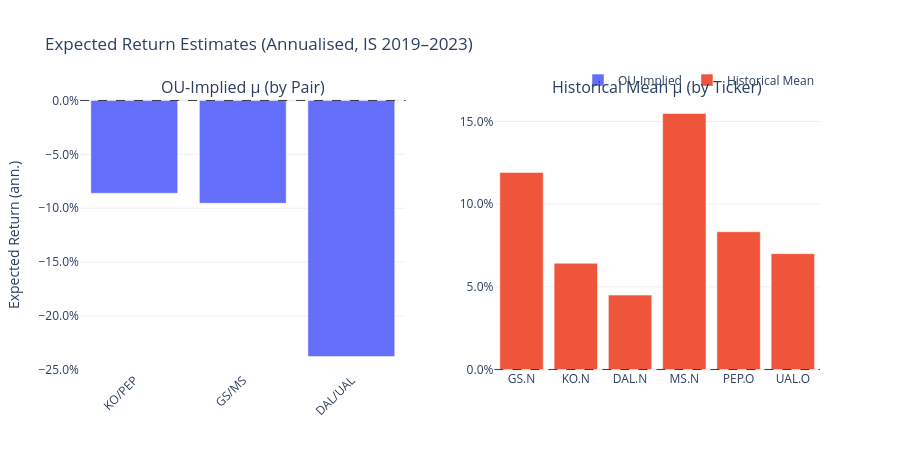

This figure's notebook cell:
### Markdown cell above
### OU-implied vs historical $\mu$ bar chart

### Code cell
pair_labels = [p["label"] for p in PAIR_META]
ou_mu_ordered = ou_mu.reindex([p["spread"] for p in PAIR_META])
hist_tickers = hist_mu.index.tolist()

fig_mu = make_subplots(
    rows=1, cols=2,
    subplot_titles=["OU-Implied \u03bc (by Pair)", "Historical Mean \u03bc (by Ticker)"],
    horizontal_spacing=0.12,
)

fig_mu.add_trace(go.Bar(
    x=pair_labels,
    y=ou_mu_ordered.values,
    name="OU-Implied",
    showlegend=True,
), row=1, col=1)

fig_mu.add_trace(go.Bar(
    x=hist_tickers,
    y=hist_mu.values,
    name="Historical Mean",
    showlegend=True,
), row=1, col=2)

fig_mu.add_hline(y=0, line=dict(color="black", width=0.8, dash="dash"), row=1, col=1)
fig_mu.add_hline(y=0, line=dict(color="black", width=0.8, dash="dash"), row=1, col=2)

fig_mu.update_yaxes(title_text="Expected Return (ann.)", tickformat=".1%", row=1, col=1)
fig_mu.update_yaxes(tickformat=".1%", row=1, col=2)
fig_mu.update_xaxes(tickangle=-45, row=1, col=1)
fig_mu.update_layout(
    title="Expected Return Estimates (Annualised, IS 2019\u20132023)",
    template="plotly_white",
    height=450,
    legend=dict(orientation="h", yanchor="bottom", y=1.02, xanchor="right", x=1),
)
fig_mu.show()

### Figure 1 — Plotly figure (JSON) as saved in the notebook; plotly's stock layout.template omitted (floating-point values rounded to 4 significant figures)
{"data": [{"name": "OU-Implied", "showlegend": true, "type": "bar", "x": ["KO/PEP", "GS/MS", "DAL/UAL"], "xaxis": "x", "y": [-0.08615, -0.09541, -0.2376], "yaxis": "y"}, {"name": "Historical Mean", "showlegend": true, "type": "bar", "x": ["GS.N", "KO.N", "DAL.N", "MS.N", "PEP.O", "UAL.O"], "xaxis": "x2", "y": [0.1192, 0.06427, 0.04502, 0.1548, 0.08333, 0.07008], "yaxis": "y2"}], "layout": {"annotations": [{"font": {"size": 16}, "showarrow": false, "text": "OU-Implied μ (by Pair)", "x": 0.22, "xanchor": "center", "xref": "paper", "y": 1, "yanchor": "bottom", "yref": "paper"}, {"font": {"size": 16}, "showarrow": false, "text": "Historical Mean μ (by Ticker)", "x": 0.78, "xanchor": "center", "xref": "paper", "y": 1, "yanchor": "bottom", "yref": "paper"}], "height": 450, "legend": {"orientation": "h", "x": 1, "xanchor": "right", "y": 1.02, "yanchor": "bottom"}, "shapes": [{"line": {"color": "black", "dash": "dash", "width": 0.8}, "type": "line", "x0": 0, "x1": 1, "xref": "x domain", "y0": 0, "y1": 0, "yref": "y"}, {"line": {"color": "black", "dash": "dash", "width": 0.8}, "type": "line", "x0": 0, "x1": 1, "xref": "x2 domain", "y0": 0, "y1": 0, "yref": "y2"}], "title": {"text": "Expected Return Estimates (Annualised, IS 2019–2023)"}, "xaxis": {"anchor": "y", "domain": [0, 0.44], "tickangle": -45}, "xaxis2": {"anchor": "y2", "domain": [0.56, 1]}, "yaxis": {"anchor": "x", "domain": [0, 1], "tickformat": ".1%", "title": {"text": "Expected Return (ann.)"}}, "yaxis2": {"anchor": "x2", "domain": [0, 1], "tickformat": ".1%"}}}
